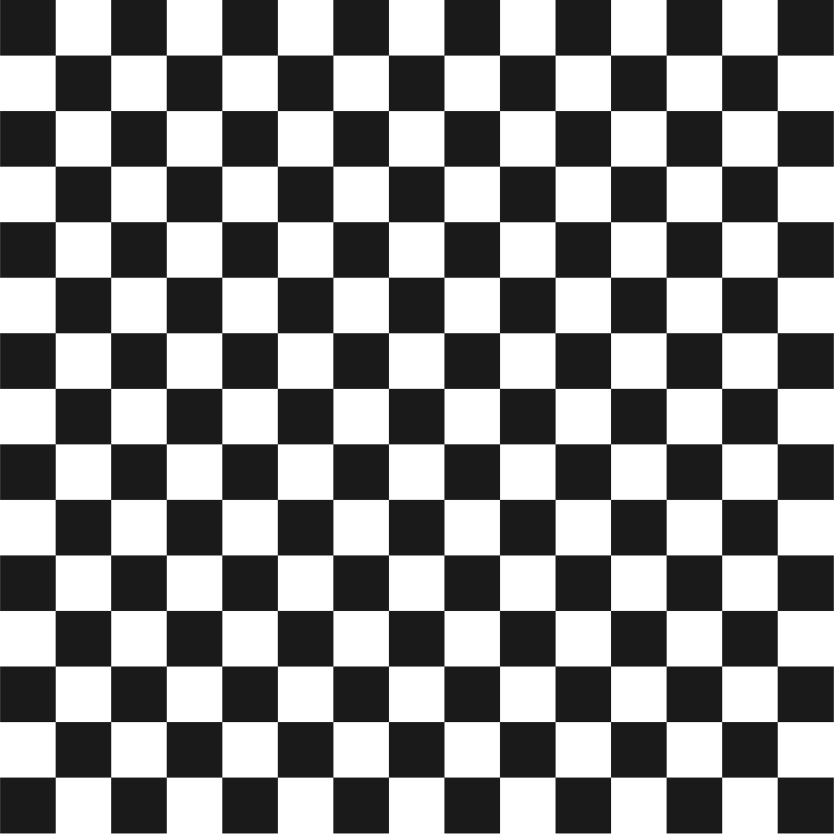
#> input picture assets/chessboard.png, 5000 x 5000 px (shown at 1/6 size)
$ python tut6.py
#> lines starting #> are read from the running program, lines starting #| are printed output that depends on the picture
import numpy as np
import cv2

img = cv2.imread("assets/chessboard.png")
#> img is the input picture: shape (5000, 5000, 3); min 0, max 255, mean 139.7
img = cv2.resize(img, (0, 0), fx=0.75, fy=0.75)
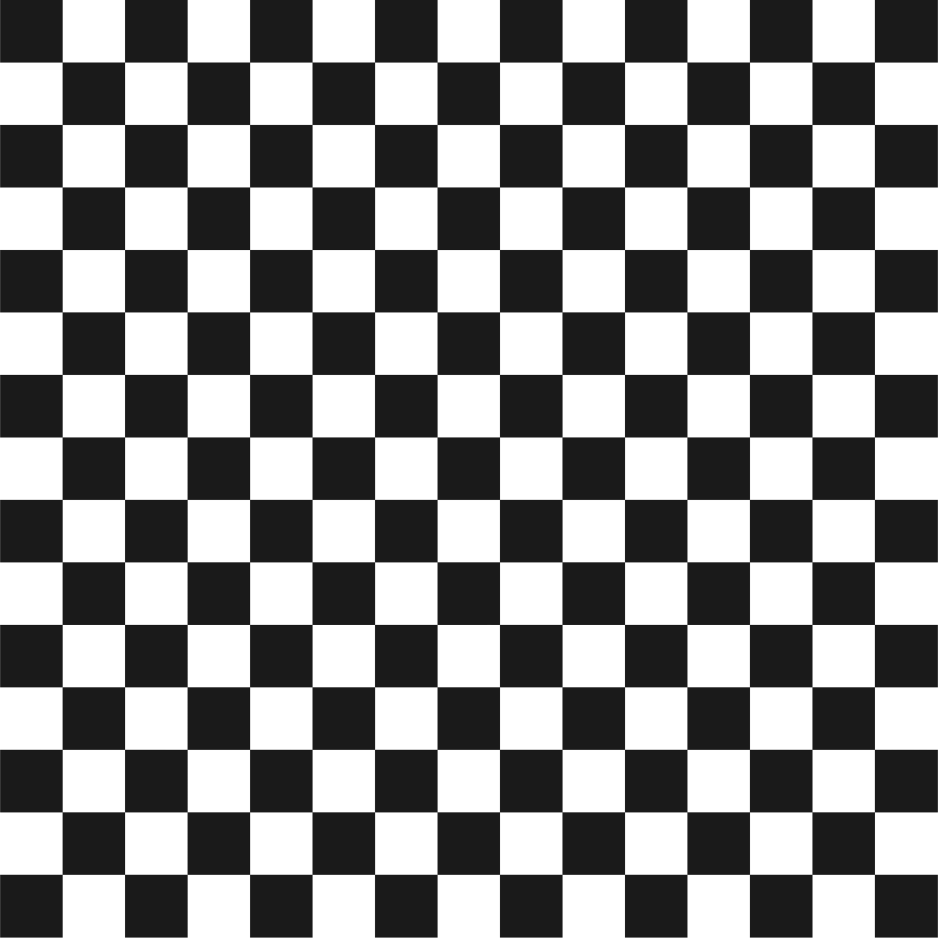
#> img: shape (3750, 3750, 3) (shown at 1/4 size); min 1, max 255, mean 139.7

# First we have to convert image to grayscale
gray = cv2.cvtColor(img, cv2.COLOR_BGR2GRAY)

# Detect Corners
corners = cv2.goodFeaturesToTrack(gray, 100, 0.01, 10)
#> corners = 100 rows, first 8: [2750, 2500], [3500, 3250], [499, 2500], [2750, 2248], [3498, 2498], [251, 2500], [501, 3250], [499, 2248]
"""
    Let’s explain the parts:

        gray → The grayscale image we just made.

        100 → The maximum number of corners to find.

        0.01 → The quality level, meaning how strong a corner should be to count.
        (1 = only perfect corners, 0.01 = even weak corners)

        10 → The minimum distance (in pixels) between two corners.

        So this line finds up to 100 corners that are at least 10 pixels apart.


        This returns numpy array of floating numbers so we have to convert it to int */
"""
corners = np.int64(corners)
for corner in corners:
    x, y = corner.ravel()  # it will do this: [[1,2] , [2,1]]  to [1,2,2,1]
    cv2.circle(img, (x, y), 5, (255, 0, 0), -1)
#> this loop made 100 passes
#> (x, y) on passes 1 to 12: (2750, 2500), (3500, 3250), (499, 2500), (2750, 2248), (3498, 2498), (251, 2500), (501, 3250), (499, 2248), (3500, 1750), (3498, 2250), (501, 1498), (999, 2500)

# Drawing lines between circles(corners)
for i in range(len(corners)):
    for j in range(i + 1, len(corners)):
        corner1 = tuple(corners[i][0])
        corner2 = tuple(corners[j][0])
        color = tuple(map(lambda x: int(x), np.random.randint(0, 255, size=3)))
        cv2.line(img, corner1, corner2, color, 1)
#> this loop made 100 passes
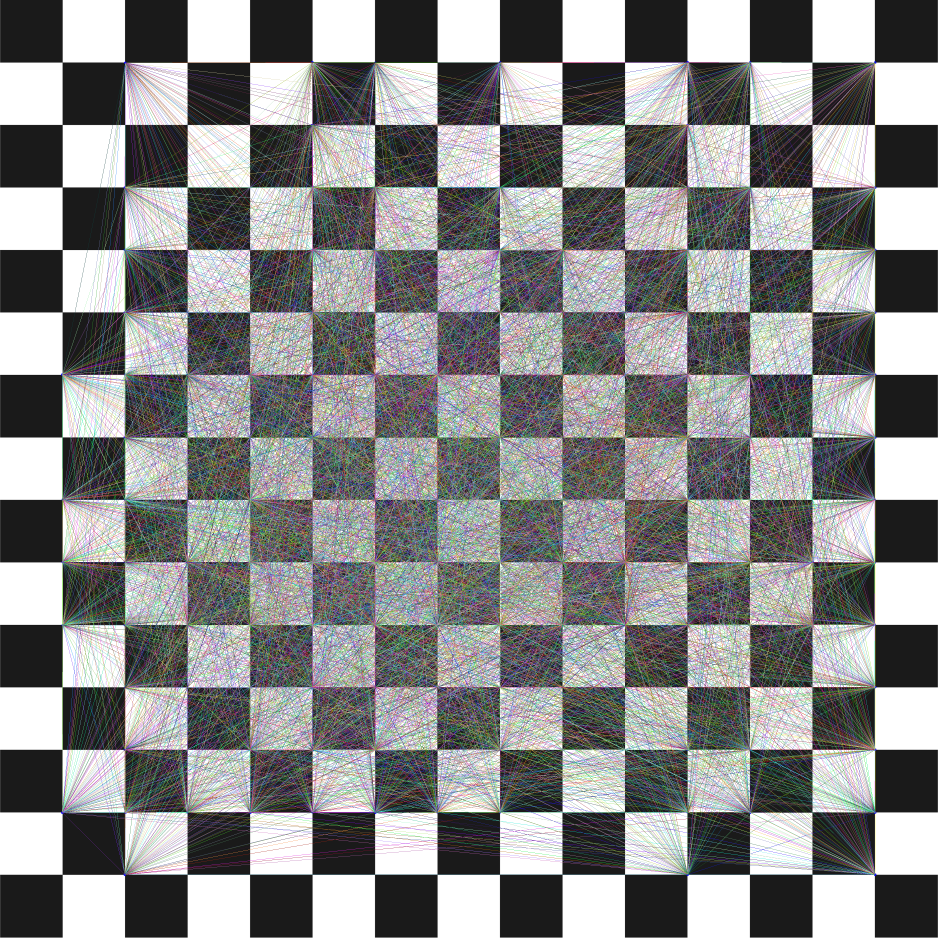
#> img: shape (3750, 3750, 3) (shown at 1/4 size); mean B, G, R 136.2, 135.9, 135.5

cv2.imshow("Frame", img)
cv2.waitKey(0)
cv2.destroyAllWindows()
